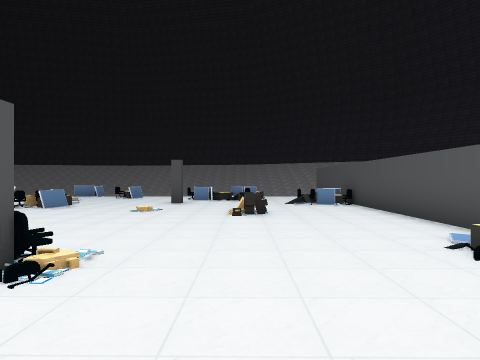
[1] (above)

18 first-person views from a walk through a 3-D level made in the Unity game engine. The camera is 1.4 m above the floor, looks level and sees 70° across. The floor is counted in squares, 2 m on a side. Each view is taken from the middle of a square. On the plan, view 1 faces up. The plan holds only what a view shows up to about 11 squares ahead; the rest is blank. The place goes on beyond the plan. The player is left out. Some surface patterns are stand-ins.

[2]
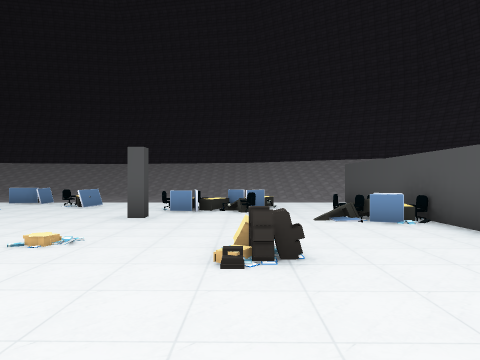

[3]
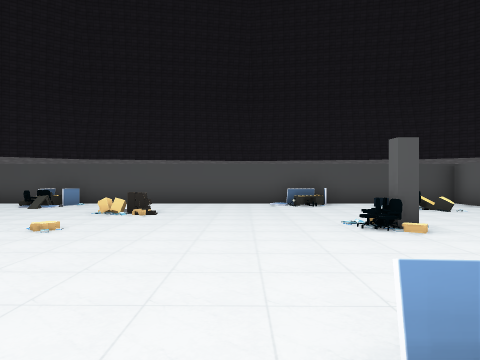

[4]
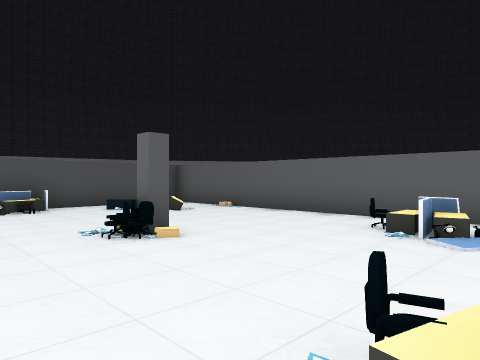

[5]
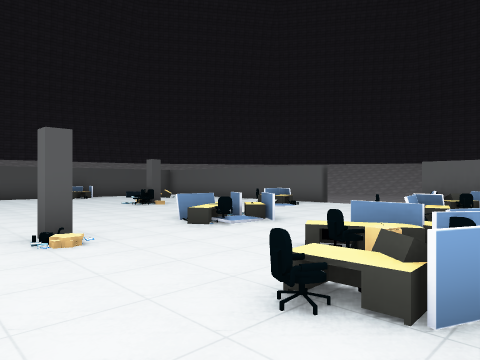

[6]
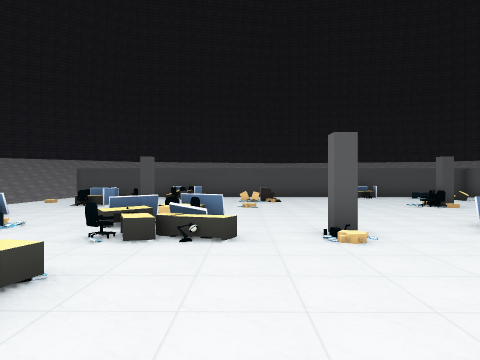

[7]
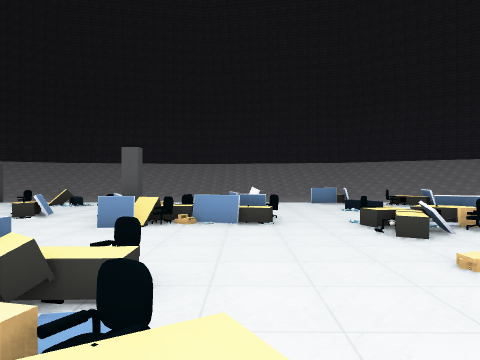

[8]
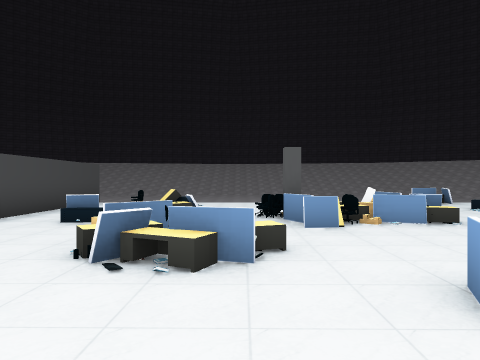

[9]
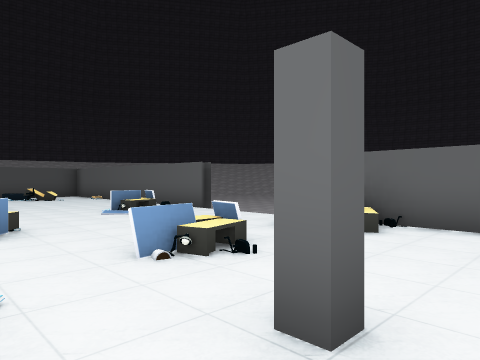

[10]
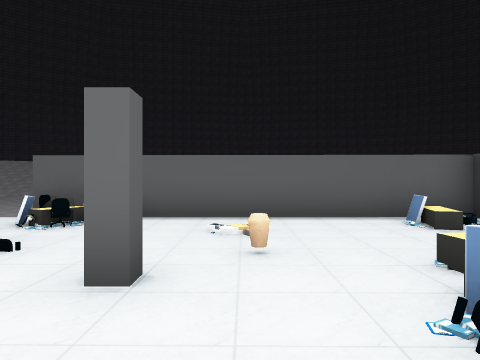

[11]
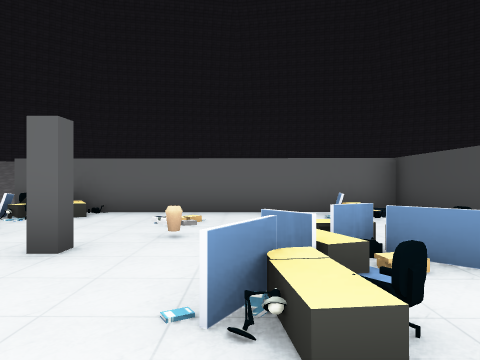

[12]
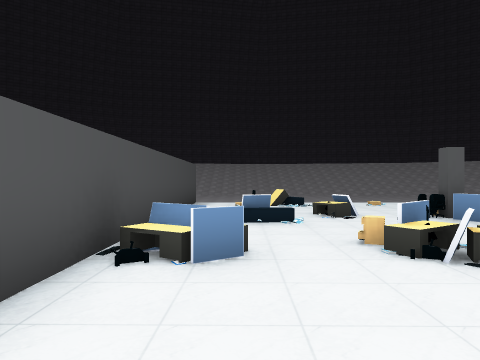

[13]
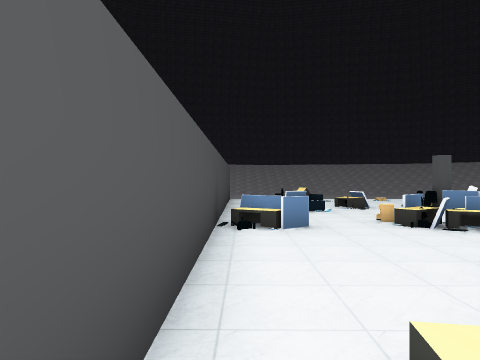

[14]
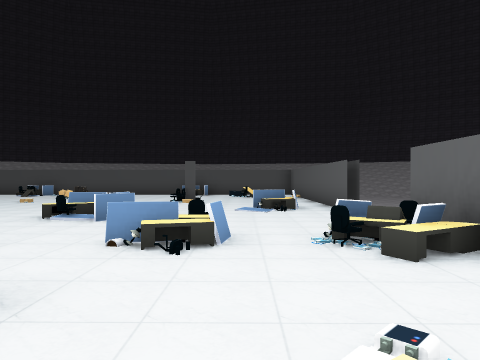

[15]
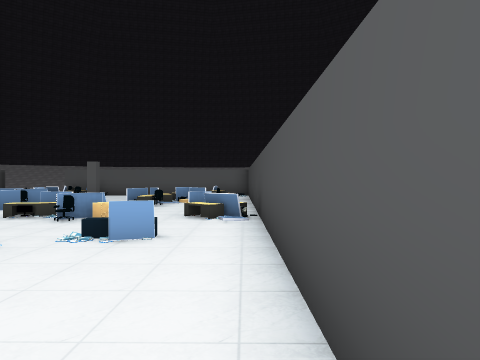

[16]
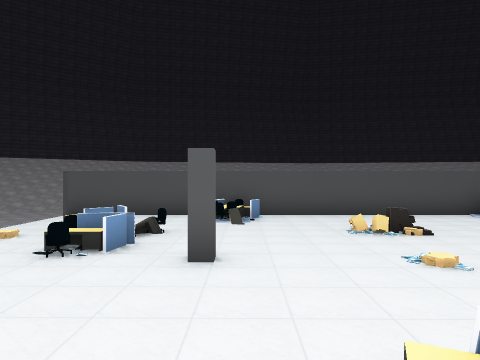

[17]
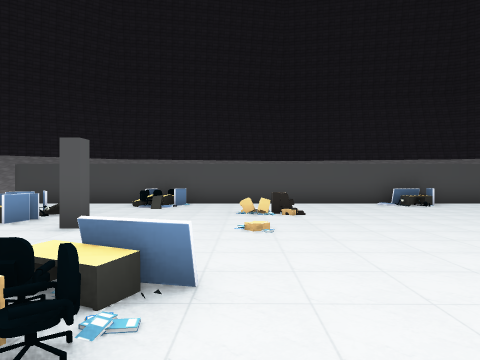

[18]
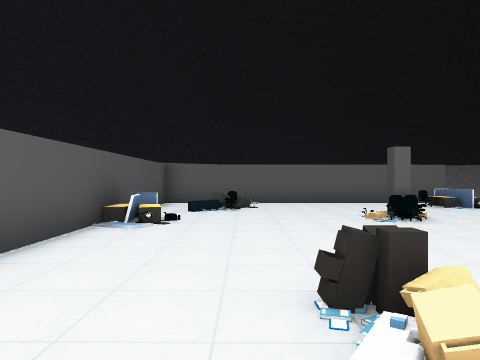

### Floor plan
Key: @ floor where view 1 was taken; # wall or solid block; x gap in a wall; . floor; / step, stairs or slope; = window, fence, low wall or low ledge; v drop or lower ground; P pillar; C chair; E desk; B books; O other object.
Columns run from 17 left of view 1 to 4 right of it. Each row starts with its distance up from view 1.
 15  v              v vvvv
 14 #..E...  ..=O........#
 13 #.O.... =....=.......#
 12 #......  ......O=#...#
 11 #...=.. =........O...#
 10 #.=.EPEO=OO//..P...O/#
  9 #.....=O..OCCE.......#
  8  #.OO............O...#
  7  #=.==.....P.....O...#
  6 #......CE............#
  5 #......#C............#
  4 #..CB..=..O#C........#
  3 #./=..P...=....OP...#
  2 #.O/.O#.=O...........#
  1 # ................E..#
  0 #./.....O...=O...@E..#
 -1 #/#....E=O...........#
 -2    ##### x  v########

Positions as (right, up) in squares from view 1, and headings:
1: (0, 0), facing up
2: (0, 4), facing up
3: (-7, 5), facing right
4: (-6, 5), facing down-right
5: (-11, 8), facing down-right
6: (-11, 8), facing right
7: (-9, 4), facing up
8: (-12, 4), facing up
9: (-12, 4), facing down-right
10: (-12, 5), facing down
11: (-13, 6), facing down
12: (-15, 4), facing up
13: (-16, 2), facing up
14: (-13, 1), facing right
15: (-16, 14), facing down
16: (-6, 10), facing right
17: (-7, 8), facing right
18: (1, 9), facing down
